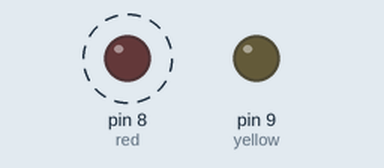
A sketch run on a simulated Arduino Uno, built with avr-gcc and run on an emulated ATmega328P. Shown: output pins drawn as LEDs (lit = HIGH). Dashed ring = blinking.

Above: at 0.2 s.
Timing chart, 0 to 3.0 s (numbered marks = the images above):
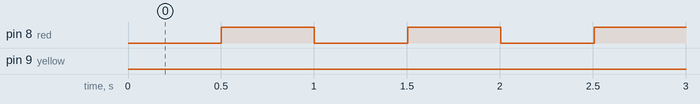

Measured:
- by itself, pin 8 (red): alternates HIGH for 0.50 s and LOW for 0.50 s
- by itself, pin 9 (yellow): LOW → HIGH at 10.0 s, → LOW 0.50 s later, → HIGH 0.50 s later, → LOW 0.50 s later, … (240 changes in this stretch)

The sketch:

__not_statements.ino
```cpp
int red=8;
int yellow=9;
long currenttime = 0;
long currenttime2 = 0;

void setup() {

pinMode(red, OUTPUT);
pinMode(yellow, OUTPUT);
}

void loop() {

if (millis()>10000) {
 if (millis()-currenttime2>500){
        digitalWrite(yellow,!digitalRead(yellow));
      currenttime2 =millis();
 }


}
if (millis()-currenttime>500)

  {
  digitalWrite(red,!digitalRead(red));
  currenttime =millis();  //currenttime gets set to millis
  }


}
```
